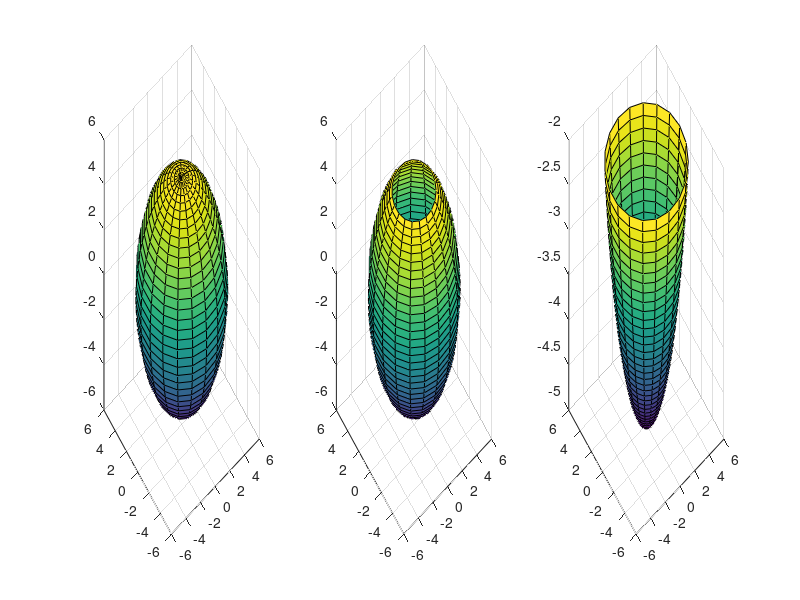

Recreate this plot in MATLAB.
function punched_sphere_array()

    % SPHERE
    t = linspace(0, pi, 40);
    s = linspace(0, 2*pi, 20);
    
    [theta, phi] = meshgrid(t, s);
    R = 5 * ones(size(theta));
    
    x = R.*sin(theta).*cos(phi);
    y = R.*sin(theta).*sin(phi);
    z = R.*cos(theta);
    
    subplot(1, 3, 1);
    surf(x, y, z);

    % PUNCHED SPHERE
    t = linspace(0.5, pi, 40);
    s = linspace(0, 2*pi, 20);
    
    [theta, phi] = meshgrid(t, s);
    R = 5 * ones(size(theta));
    
    x = R.*sin(theta).*cos(phi);
    y = R.*sin(theta).*sin(phi);
    z = R.*cos(theta);
    
    subplot(1, 3, 2);
    surf(x, y, z);
    
    % PUNCHED SPHERE
    t = linspace(2, pi, 40);
    s = linspace(0, 2*pi, 20);
    
    [theta, phi] = meshgrid(t, s);
    R = 5 * ones(size(theta));
    
    x = R.*sin(theta).*cos(phi);
    y = R.*sin(theta).*sin(phi);
    z = R.*cos(theta);
    
    subplot(1, 3, 3);
    surf(x, y, z);
    


end

